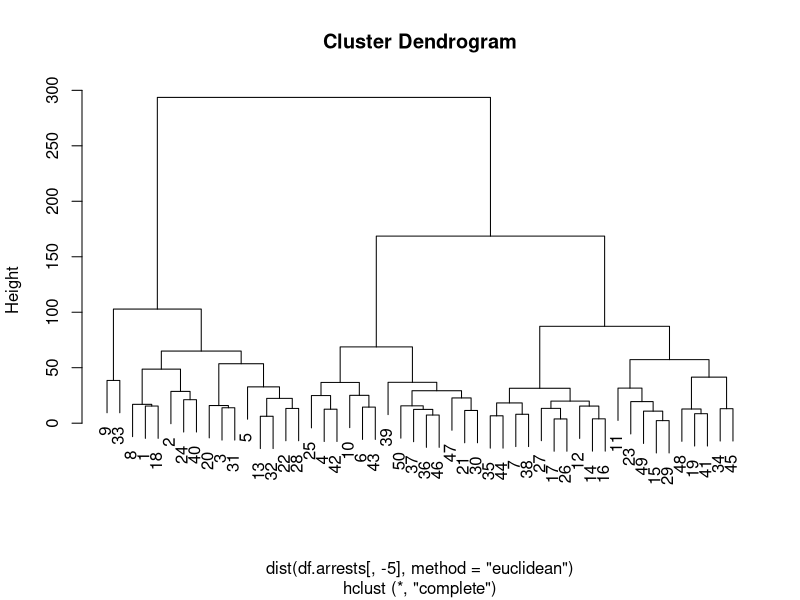
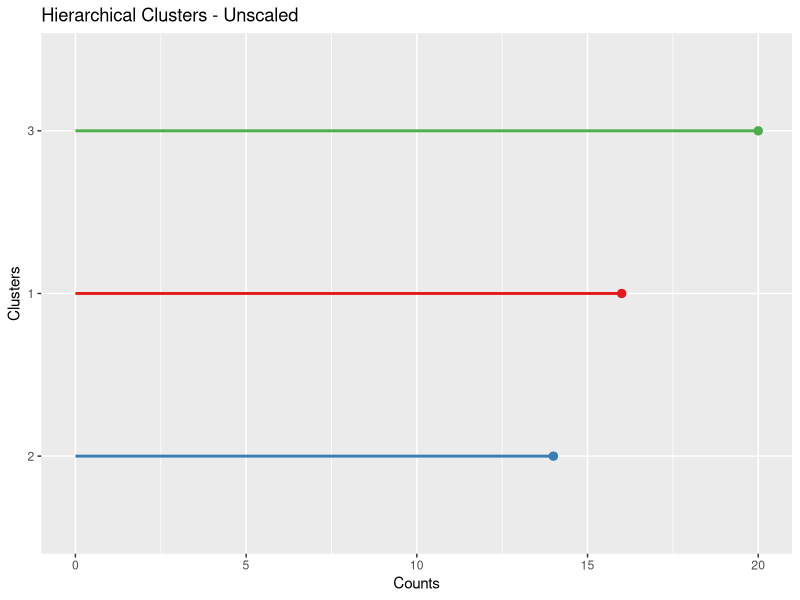
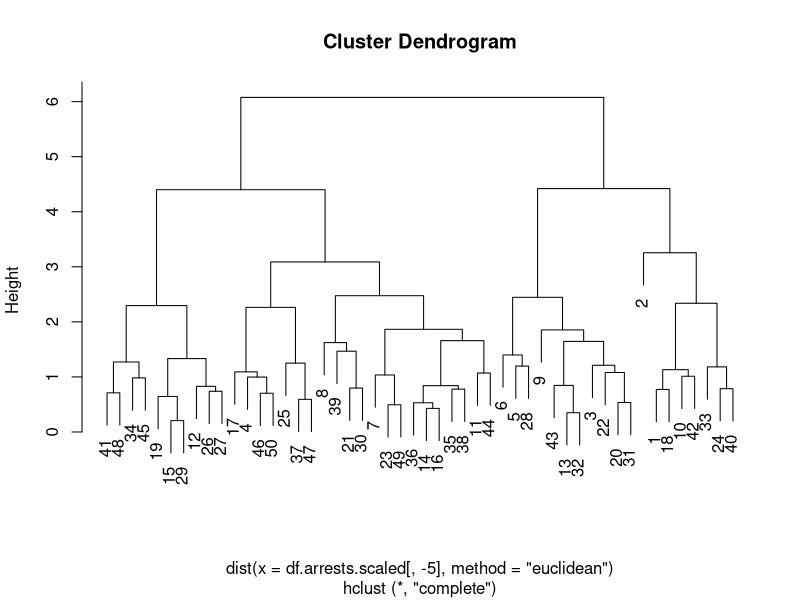
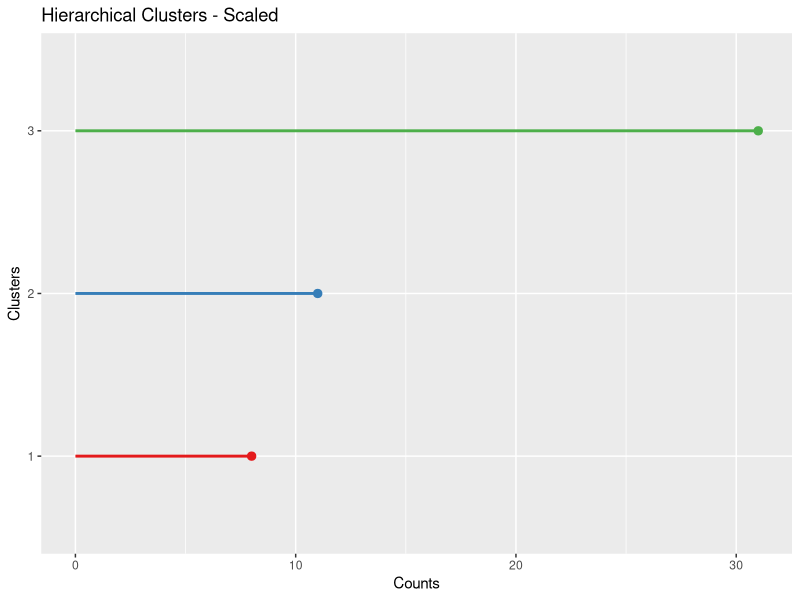
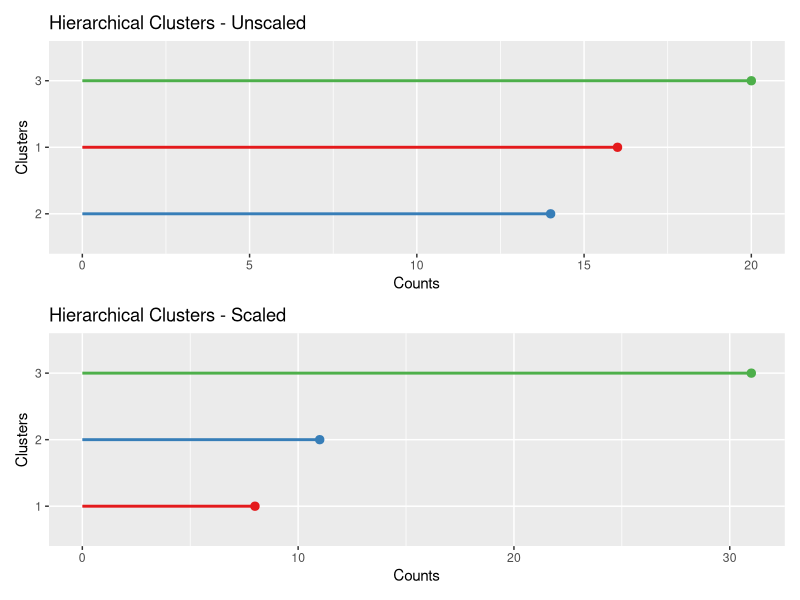

Generate these figures, in order, with R:
## ---- chunk 1
knitr::opts_chunk$set(echo = TRUE)
library(tidyverse)
library(patchwork)

## ---- chunk 2

df.arrests <- USArrests

dim(df.arrests)
names(df.arrests)


## ---- chunk 3

head(df.arrests)

## ---- chunk 4

df.arrests$State <- rownames(df.arrests)

rownames(df.arrests) <- 1:nrow(df.arrests)

head(df.arrests)

## ---- chunk 5
set.seed(1234)

hc.complete <- hclust(d = dist(df.arrests[, -5], 
                               method = "euclidean"), 
                      method = "complete")

## ---- chunk 6

plot(hc.complete)


## ---- chunk 7

vclust <- cutree(tree = hc.complete, k = 3)

matrix(vclust, ncol = 5)

## ---- chunk 8
unscaled.clust <- cbind(df.arrests, clust = vclust) 

head(unscaled.clust)

## ---- chunk 9

unscaled.clust.dist <-  data.frame(clust = as.factor(unique(unscaled.clust$clust)), 
           cnt = apply(X = as.matrix(unique(unscaled.clust$clust), drop = FALSE), 
                       MARGIN = 1, 
                       FUN = function(x) nrow(unscaled.clust[unscaled.clust$clust == x[1], ])))


unscaled.clust.dist


## ---- chunk 10

p_unscaled <- ggplot(data = unscaled.clust.dist) + 
  geom_segment(mapping = aes(x = 0, 
                             xend = cnt, 
                             y =  reorder(clust, cnt), 
                             yend = reorder(clust, cnt), 
                             color = clust), size = 1.0,  
               show.legend = FALSE) + 
  geom_point(mapping = aes(x = cnt, 
                           y = reorder(as.factor(clust), cnt), 
                           color = clust), size = 2.5,  
             show.legend = FALSE) + 
  scale_fill_brewer(palette = "Set1") + 
  scale_color_brewer(palette = "Set1") + 
  labs(x = "Counts", 
       y = "Clusters", 
       title = "Hierarchical Clusters - Unscaled")


p_unscaled

## ---- chunk 11


df.arrests.scaled <-  as.data.frame(cbind(apply(X = df.arrests[, 1:4], 
                                    MARGIN = 2, 
                                    FUN = scale), State = df.arrests$State))

df.arrests.scaled[, 1:4] <- apply(X = df.arrests.scaled[, 1:4], 
                                  MARGIN = 2, 
                                  FUN = as.numeric)

head(df.arrests.scaled)

## ---- chunk 12

print("== Mean after scaling ==")

apply(X = df.arrests.scaled[, 1:4], 
      MARGIN = 2, 
      FUN = function(x)  
        round(mean(x),digits = 2))


## ---- chunk 13

print("== Standard deviation after scaling ==")

apply(X = df.arrests.scaled[, 1:4], 
      MARGIN = 2, 
      FUN = sd)


## ---- chunk 14
set.seed(1234)

hc.scaled <- hclust(d = dist(x = df.arrests.scaled[, -5], 
                             method = "euclidean"), 
                    method = "complete")
plot(hc.scaled)

## ---- chunk 15

vscaled <- cutree(tree = hc.scaled, k = 3)

matrix(vscaled, ncol = 5) 

## ---- chunk 16

df.arrests.scaled <- cbind(df.arrests.scaled, 
                           clust = vscaled)

df.arrests.scaled[, 1:4] <- apply(X = df.arrests.scaled[, 1:4], MARGIN = 2, FUN = function(x) round(x, digits = 2))

head(df.arrests.scaled)


## ---- chunk 17

scaled.clust.dist <-  data.frame(clust = as.factor(unique(df.arrests.scaled$clust)), 
           cnt = apply(X = as.matrix(unique(df.arrests.scaled$clust), drop = FALSE), 
                       MARGIN = 1, 
                       FUN = function(x) nrow(df.arrests.scaled[df.arrests.scaled$clust == x[1], ])))


scaled.clust.dist

## ---- chunk 18

p_scaled <- ggplot(data = scaled.clust.dist) + 
  geom_segment(mapping = aes(x = 0, 
                             xend = cnt, 
                             y =  reorder(clust, cnt), 
                             yend = reorder(clust, cnt), 
                             color = clust), size = 1.0,  
               show.legend = FALSE) + 
  geom_point(mapping = aes(x = cnt, 
                           y = reorder(as.factor(clust), cnt), 
                           color = clust), size = 2.5,  
             show.legend = FALSE) + 
  scale_fill_brewer(palette = "Set1") + 
  scale_color_brewer(palette = "Set1") + 
  labs(x = "Counts", 
       y = "Clusters", 
       title = "Hierarchical Clusters - Scaled")


p_scaled

## ---- chunk 19

p_unscaled / p_scaled

